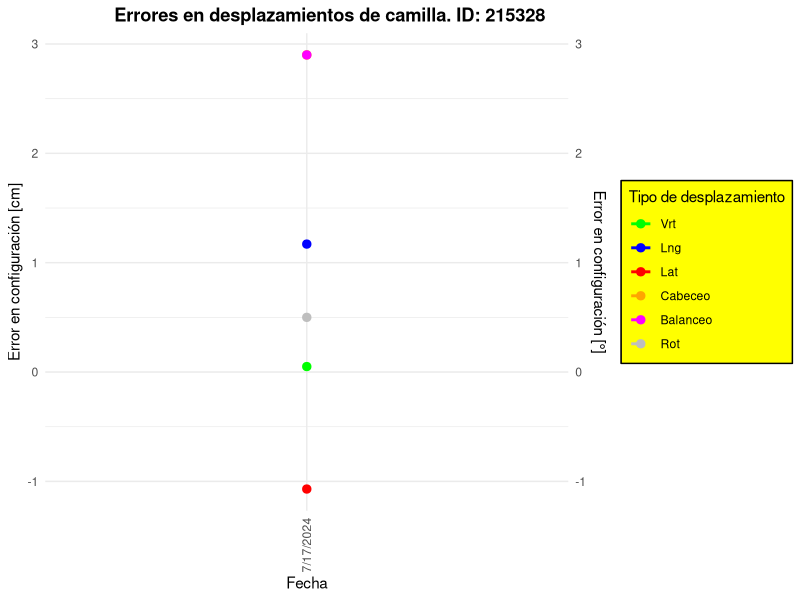
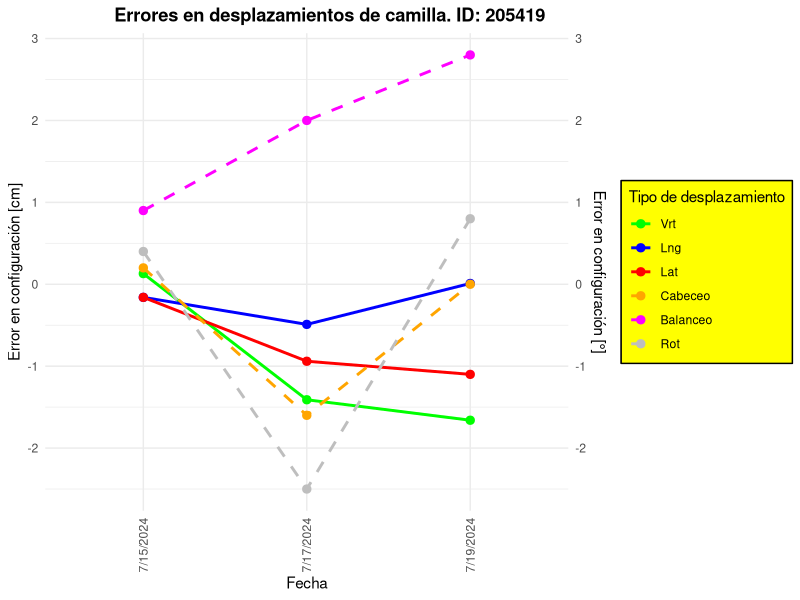
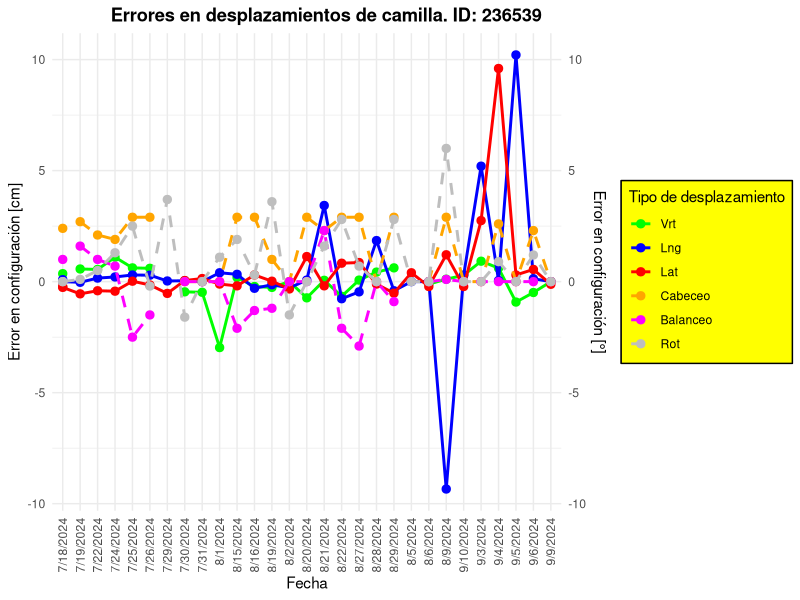
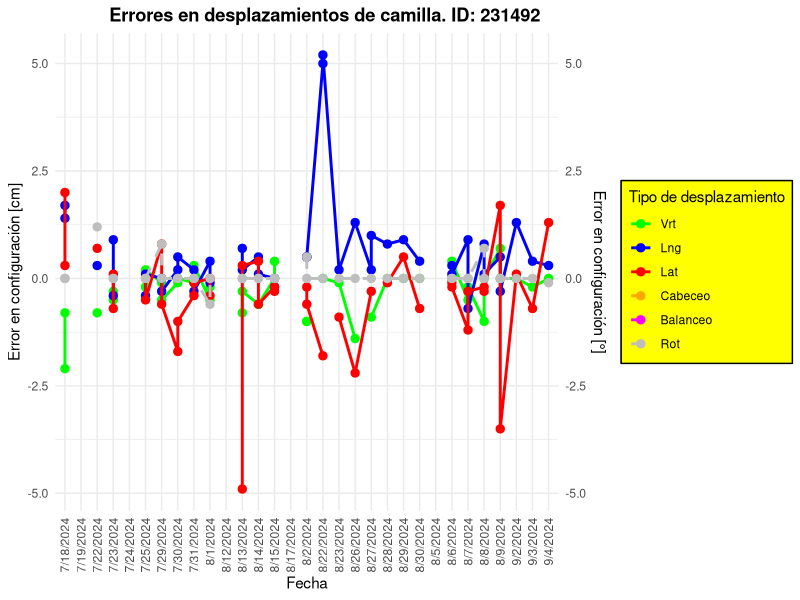
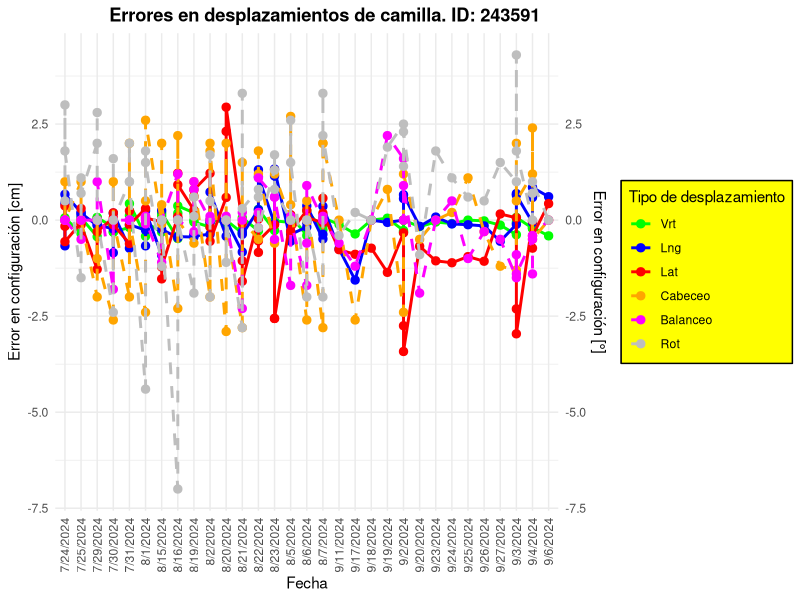
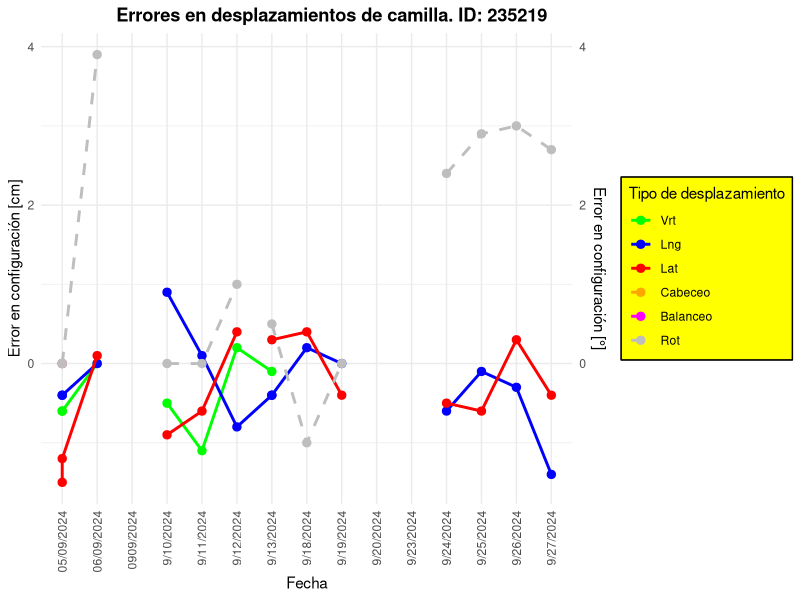
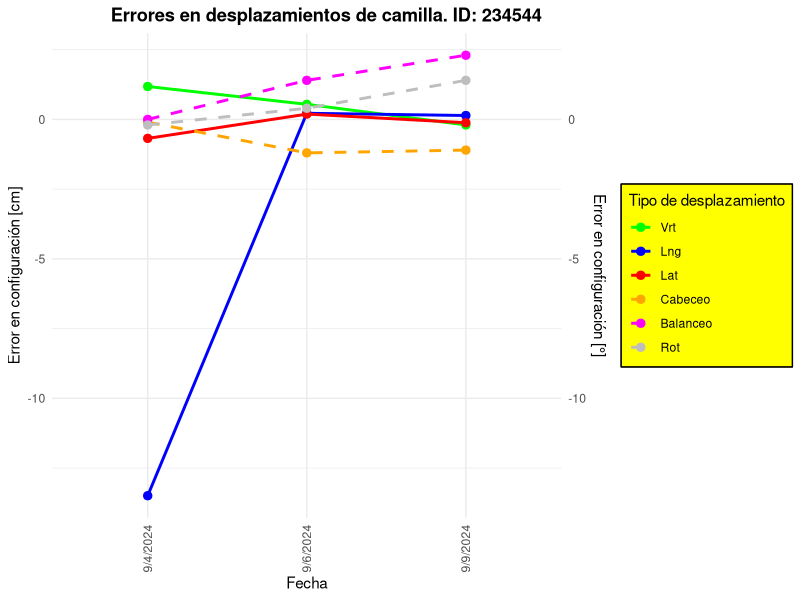
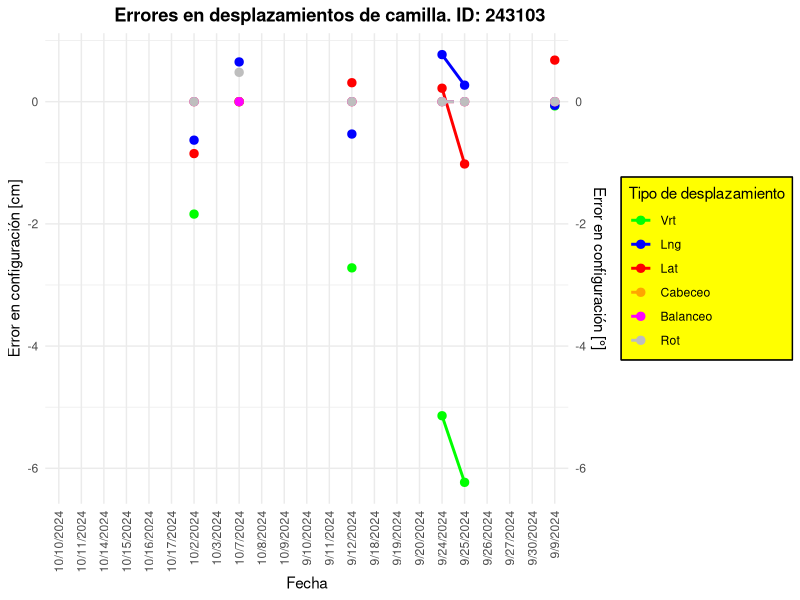

Source code (R) for these figures, in order: (Note: this script raises an error after producing the figures.)
####Paquetes####

library(ggplot2)
library(tidyr)
library(dplyr)
library(ggthemes)

####Datos####

setwd("C:\\Users\\c-lop\\Documents\\GitHub\\Radioterapia_SS\\Desplazamiento_camilla")

datos<-read.csv("colchones.csv",header=TRUE)

str(datos)

errores_col <- c("vrt", "lng", "lat", "cabeceo", "balanceo", "rot")

errores_col_num <- c("vrt_num", "lng_num", "lat_num", "cabeceo_num", "balanceo_num", "rot_num")

for (col in errores_col) {
  datos[[paste0(col, "_num")]] <- as.numeric(na_if(datos[[col]], "n.d."))
  datos[[paste0(col, "_num")]] <- as.numeric(na_if(datos[[col]], "n.i."))
}

####Gráficas errores####

ids_pacientes <- unique(datos$id)

# Filtrar datos para un paciente específico y graficar errores

for (id_f in ids_pacientes) {
  datos_paciente <- datos %>% filter(id == id_f)
  
  p_general_paciente <- ggplot(datos_paciente, aes(x = fecha)) +
    
    geom_line(aes(y = vrt_num, color = "Vrt", group = id_f), size = 1, na.rm = TRUE) +
    geom_point(aes(y = vrt_num, color = "Vrt", group = id_f), size = 2.5, na.rm = TRUE) +
    
    geom_line(aes(y = lng_num, color = "Lng", group = id_f), size = 1, na.rm = TRUE) +
    geom_point(aes(y = lng_num, color = "Lng", group = id_f), size = 2.5, na.rm = TRUE) +
    
    geom_line(aes(y = lat_num, color = "Lat", group = id_f), size = 1, na.rm = TRUE) +
    geom_point(aes(y = lat_num, color = "Lat", group = id_f), size = 2.5, na.rm = TRUE) +
    
    geom_line(aes(y = cabeceo_num, color = "Cabeceo", group = id_f), size = 1, linetype = "dashed", na.rm = TRUE) +
    geom_point(aes(y = cabeceo_num, color = "Cabeceo", group = id_f), size = 2.5, na.rm = TRUE) +
    
    geom_line(aes(y = balanceo_num, color = "Balanceo", group = id_f), size = 1, linetype = "dashed", na.rm = TRUE) +
    geom_point(aes(y = balanceo_num, color = "Balanceo", group = id_f), size = 2.5, na.rm = TRUE) +
    
    geom_line(aes(y = rot_num, color = "Rot", group = id_f), size = 1, linetype = "dashed", na.rm = TRUE) +
    geom_point(aes(y = rot_num, color = "Rot", group = id_f), size = 2.5, na.rm = TRUE) +
    
    scale_y_continuous(
      name = "Error en configuración [cm]",
      sec.axis = sec_axis(~., name = "Error en configuración [°]")
    ) +
    
    # Especificar los colores para cada línea
    scale_color_manual(
      values = c("Vrt" = "green", "Lng" = "blue", "Lat" = "red",
                 "Cabeceo" = "orange", "Balanceo" = "magenta", "Rot" = "gray"),
      breaks = c("Vrt", "Lng", "Lat", "Cabeceo", "Balanceo", "Rot")
    ) +
    
    labs(
      title = paste0("Errores en desplazamientos de camilla. ID: ", id_f),
      x = "Fecha",
      color = "Tipo de desplazamiento"
    ) +
    
    # Personalizar el tema
    theme_minimal() +
    theme(
      plot.title = element_text(face = "bold", hjust = 0.75),
      axis.title.y.left = element_text(color = "black"),
      axis.title.y.right = element_text(color = "black"),
      axis.text.x = element_text(angle = 90, vjust = 0.5, hjust = 1), 
      legend.background = element_rect(fill = "yellow", color = "black", size = 0.5), 
      legend.box.background = element_rect(color = "black") 
    )
  
  # Guardar el gráfico en un archivo
  ggsave(filename = paste0("grafico_errores_", id_f, ".jpg"), plot = p_general_paciente, width = 10, height = 8)
}

####Boxplot general por desplazamiento####

colores <- c("Vrt" = "green", 
             "Lng" = "blue", 
             "Lat" = "red", 
             "Cabeceo" = "orange", 
             "Balanceo" = "magenta", 
             "Rot" = "gray")

# Cambia el stack para usar factor y establecer los nombres adecuados

datos_long <- stack(datos[, errores_col_num])
datos_long$ind <- factor(datos_long$ind, 
                         levels = c("vrt_num", "lng_num", "lat_num", "cabeceo_num", "balanceo_num", "rot_num"),
                         labels = c("Vrt", "Lng", "Lat", "Cabeceo", "Balanceo", "Rot"))

p_box_tipo_des <- ggplot(datos_long, aes(x = ind, y = values, fill = ind)) +
  geom_boxplot() +
  scale_fill_manual(values = colores) +
  labs(title = "Errores por tipo de desplazamiento",
       x = "Desplazamientos",
       y = "Errores [cm/°]") +
  guides(fill = "none") +
  theme_minimal() +
  theme(
    plot.title = element_text(face = "bold", hjust = 0.5, size = 14)
  )

# Guardar el gráfico en un archivo
ggsave(filename = paste0("boxplot_general.svg"), plot = p_box_tipo_des, width = 10, height = 8)


####Gráficas de pasteles por tipo de dato####

# Inicializar un data frame vacío para almacenar los resultados
conteo_totales <- data.frame()

# Recuento de valores por cada desplazamiento
for (col in errores_col) {
  conteo <- datos %>%
    summarise(
      tipo = col,
      error = sum(!is.na(as.numeric(na_if(datos[[col]], "n.d."))) & !is.na(as.numeric(na_if(datos[[col]], "n.i."))), na.rm = TRUE),
      n.d. = sum(datos[[col]] == "n.d.", na.rm = TRUE),
      n.i. = sum(datos[[col]] == "n.i.", na.rm = TRUE)
    )
  
  # Agregar conteo al data frame total
  conteo_totales <- rbind(conteo_totales, conteo)
}

# Ordenar y renombrar los tipos de desplazamiento
conteo_totales$tipo <- factor(conteo_totales$tipo, 
                              levels = errores_col,  # Asegura el orden
                              labels = c("Vrt", "Lng", "Lat", "Cabeceo", "Balanceo", "Rot"))  # Renombra

# Convertir el data frame en formato largo para graficar
conteo_largo <- conteo_totales %>%
  pivot_longer(cols = c(error, n.d., n.i.), names_to = "tipo_valor", values_to = "conteo")

# Calcular los porcentajes para cada tipo
conteo_largo <- conteo_largo %>%
  group_by(tipo) %>%
  mutate(percentage = conteo / sum(conteo) * 100)

# Gráfico de pastel por cada tipo de desplazamiento con porcentaje y conteo
p_pasteles_valor_tipo <- ggplot(conteo_largo, aes(x = "", y = conteo, fill = tipo_valor)) +
  geom_bar(stat = "identity", width = 1) +
  facet_wrap(~ tipo) +  # Un pastel por cada desplazamiento
  coord_polar(theta = "y") +
  scale_fill_manual(values = c("error" = "green", "n.d." = "yellow", "n.i." = "red")) +
  labs(
    title = "Distribución de datos por tipo de desplazamiento",
    fill = "Tipo de valor"
  ) +
  geom_text(aes(label = paste0(round(percentage, 1), "%\n", conteo)), 
            position = position_stack(vjust = 0.5), size = 4) +  # Mostrar porcentaje y conteo
  theme_void() +  # Elimina los ejes para el gráfico de pastel
  theme(
    plot.title = element_text(hjust = 0.75, size = 16, face = "bold"),
    strip.text = element_text(face = "bold", size = 12),
    legend.text = element_text(size = 12)
  )

# Guardar el gráfico en un archivo
ggsave(filename = paste0("pasteles_tipo_general.jpg"), plot = p_pasteles_valor_tipo, width = 10, height = 8)

####Gráfico pasteles general tipo de valor####

# Calcular los totales generales de error, n.d. y n.i.
conteo_general <- conteo_largo %>%
  group_by(tipo_valor) %>%
  summarise(conteo_total = sum(conteo))

# Calcular el porcentaje total para cada valor
conteo_general <- conteo_general %>%
  mutate(percentage = conteo_total / sum(conteo_total) * 100)

p_pastel_tipo_valor_general <- ggplot(conteo_general, aes(x = "", y = conteo_total, fill = tipo_valor)) +
  geom_bar(stat = "identity", width = 1) +
  coord_polar(theta = "y") +
  scale_fill_manual(values = c("error" = "green", "n.d." = "yellow", "n.i." = "red")) +
  labs(
    title = "Distribución general de datos",
    fill = "Tipo de valor"
  ) +
  geom_text(aes(label = paste0(round(percentage, 1), "%\n", conteo_total)), 
            position = position_stack(vjust = 0.5), size = 8) +
  theme_void() +
  theme(
    plot.title = element_text(hjust = 0.5, size = 16, face = "bold"),
    legend.text = element_text(size = 14),
    legend.title = element_text(size = 16)
  )

# Guardar el gráfico en un archivo
ggsave(filename = paste0("pastel_general.jpg"), plot = p_pastel_tipo_valor_general, width = 10, height = 8)

####Gráfico pasteles general tipo de imagen####

# Agrupar los objetos "MV_nolig", "MV_nolig_AP" y "MV_nolig_LAT" en una nueva categoría "MV_nolig_grupo"
datos$tipo_objeto <- ifelse(datos$tipo_objeto %in% c("MV_nolig", "MV_nolig_AP", "MV_nolig_LAT"), 
                            "MV_nolig_grupo", datos$tipo_objeto)

# Contar las frecuencias de cada tipo de objeto
df_conteo_objeto <- as.data.frame(table(datos$tipo_objeto))

# Calcular el porcentaje
df_conteo_objeto$porcentaje <- round(df_conteo_objeto$Freq / sum(df_conteo_objeto$Freq) * 100, 1)

# Crear las etiquetas con cantidad y porcentaje
df_conteo_objeto$etiqueta <- paste0(df_conteo_objeto$Var1, "\n", df_conteo_objeto$Freq, " (", df_conteo_objeto$porcentaje, "%)")

# Crear el gráfico de pastel con las etiquetas fuera del gráfico
p_pasteles_objeto <- ggplot(df_conteo_objeto, aes(x = "", y = Freq, fill = Var1)) +
  geom_bar(width = 1, stat = "identity") +
  coord_polar("y", start = 0) +
  geom_text(aes(label = etiqueta), position = position_stack(vjust = 0.5), size = 6) +  # Ajusta vjust para que las etiquetas estén fuera
  labs(title = "Distribución general de tipo de objeto", fill = "Tipo de objeto") +
  theme_void() +
  theme(
    plot.title = element_text(hjust = 0.5, size = 16, face = "bold"),
    legend.text = element_text(size = 14),
    legend.title = element_text(size = 16)
  )

# Guardar el gráfico en un archivo
ggsave(filename = paste0("pastel_objeto.jpg"), plot = p_pasteles_objeto, width = 10, height = 8)

####Magnitud lineal####

datos_filtrados <- datos %>%
  filter(!(is.na(vrt_num) & is.na(lng_num) & is.na(lat_num))) %>%
  mutate(magnitud_lineal = sqrt(ifelse(is.na(vrt_num), 0, vrt_num^2) +
                                  ifelse(is.na(lng_num), 0, lng_num^2) +
                                  ifelse(is.na(lat_num), 0, lat_num^2)))

for (id_f in ids_pacientes) {
  datos_paciente <- datos_filtrados %>% filter(id == id_f)
  
  # Verificar si hay datos después de filtrar NAs
  if (nrow(datos_paciente) > 0) {
    p_magnitud_l <- ggplot(datos_paciente, aes(x = fecha)) +
      
      geom_line(aes(y = magnitud_lineal, color = "ml", group = id_f), size = 1, na.rm = TRUE) +
      geom_point(aes(y = magnitud_lineal, color = "ml", group = id_f), size = 2.5, na.rm = TRUE) +
      
      scale_y_continuous(
        name = "Magnitud del error lineal [cm]",
      ) +
      
      # Especificar los colores para cada línea
      scale_color_manual(
        values = c("ml" = "black")
      ) +
      
      labs(
        title = paste0("Magnitud del error lineal. ID: ", id_f),
        x = "Fecha"
      ) +
      
      # Personalizar el tema
      theme_minimal() +
      theme(
        plot.title = element_text(face = "bold", hjust = 0.5),
        axis.title.y.left = element_text(color = "black"),
        axis.text.x = element_text(angle = 90, vjust = 0.5, hjust = 1), 
        legend.position = "none"
      )
    
    # Guardar el gráfico en un archivo
    ggsave(filename = paste0("grafico_magnitud_lineal_", id_f, ".jpg"), plot = p_magnitud_l, width = 10, height = 8)
  }
}

####Magnitud angular####

datos_filtrados <- datos %>%
  filter(!(is.na(cabeceo_num) & is.na(balanceo_num))) %>%
  mutate(magnitud_angular = sqrt(ifelse(is.na(cabeceo_num), 0, cabeceo_num^2) +
                                  ifelse(is.na(balanceo_num), 0, balanceo_num^2)))

for (id_f in ids_pacientes) {
  datos_paciente <- datos_filtrados %>% filter(id == id_f)
  
  # Verificar si hay datos después de filtrar NAs
  if (nrow(datos_paciente) > 0) {
    p_magnitud_a <- ggplot(datos_paciente, aes(x = fecha)) +
      
      geom_line(aes(y = magnitud_angular, color = "ma", group = id_f), size = 1, na.rm = TRUE) +
      geom_point(aes(y = magnitud_angular, color = "ma", group = id_f), size = 2.5, na.rm = TRUE) +
      
      scale_y_continuous(
        name = "Magnitud del error angular [cm]",
      ) +
      
      # Especificar los colores para cada línea
      scale_color_manual(
        values = c("ma" = "blue")
      ) +
      
      labs(
        title = paste0("Magnitud del error angular. ID: ", id_f),
        x = "Fecha"
      ) +
      
      # Personalizar el tema
      theme_minimal() +
      theme(
        plot.title = element_text(face = "bold", hjust = 0.5),
        axis.title.y.left = element_text(color = "black"),
        axis.text.x = element_text(angle = 90, vjust = 0.5, hjust = 1), 
        legend.position = "none"
      )
    
    # Guardar el gráfico en un archivo
    ggsave(filename = paste0("grafico_magnitud_angular_", id_f, ".jpg"), plot = p_magnitud_a, width = 10, height = 8)
  }
}

####Magnitud rotacional####

datos_filtrados <- datos %>%
  filter(!(is.na(rot_num))) %>%
  mutate(magnitud_rot = sqrt(ifelse(is.na(rot_num), 0, rot_num^2)))

for (id_f in ids_pacientes) {
  datos_paciente <- datos_filtrados %>% filter(id == id_f)
  
  # Verificar si hay datos después de filtrar NAs
  if (nrow(datos_paciente) > 0) {
    p_magnitud_r <- ggplot(datos_paciente, aes(x = fecha)) +
      
      geom_line(aes(y = magnitud_rot, color = "mr", group = id_f), size = 1, na.rm = TRUE) +
      geom_point(aes(y = magnitud_rot, color = "mr", group = id_f), size = 2.5, na.rm = TRUE) +
      
      scale_y_continuous(
        name = "Magnitud del error rotacional [cm]",
      ) +
      
      # Especificar los colores para cada línea
      scale_color_manual(
        values = c("mr" = "red")
      ) +
      
      labs(
        title = paste0("Magnitud del error rotacional. ID: ", id_f),
        x = "Fecha"
      ) +
      
      # Personalizar el tema
      theme_minimal() +
      theme(
        plot.title = element_text(face = "bold", hjust = 0.5),
        axis.title.y.left = element_text(color = "black"),
        axis.text.x = element_text(angle = 90, vjust = 0.5, hjust = 1), 
        legend.position = "none"
      )
    
    # Guardar el gráfico en un archivo
    ggsave(filename = paste0("grafico_magnitud_rot_", id_f, ".jpg"), plot = p_magnitud_r, width = 10, height = 8)
  }
}

